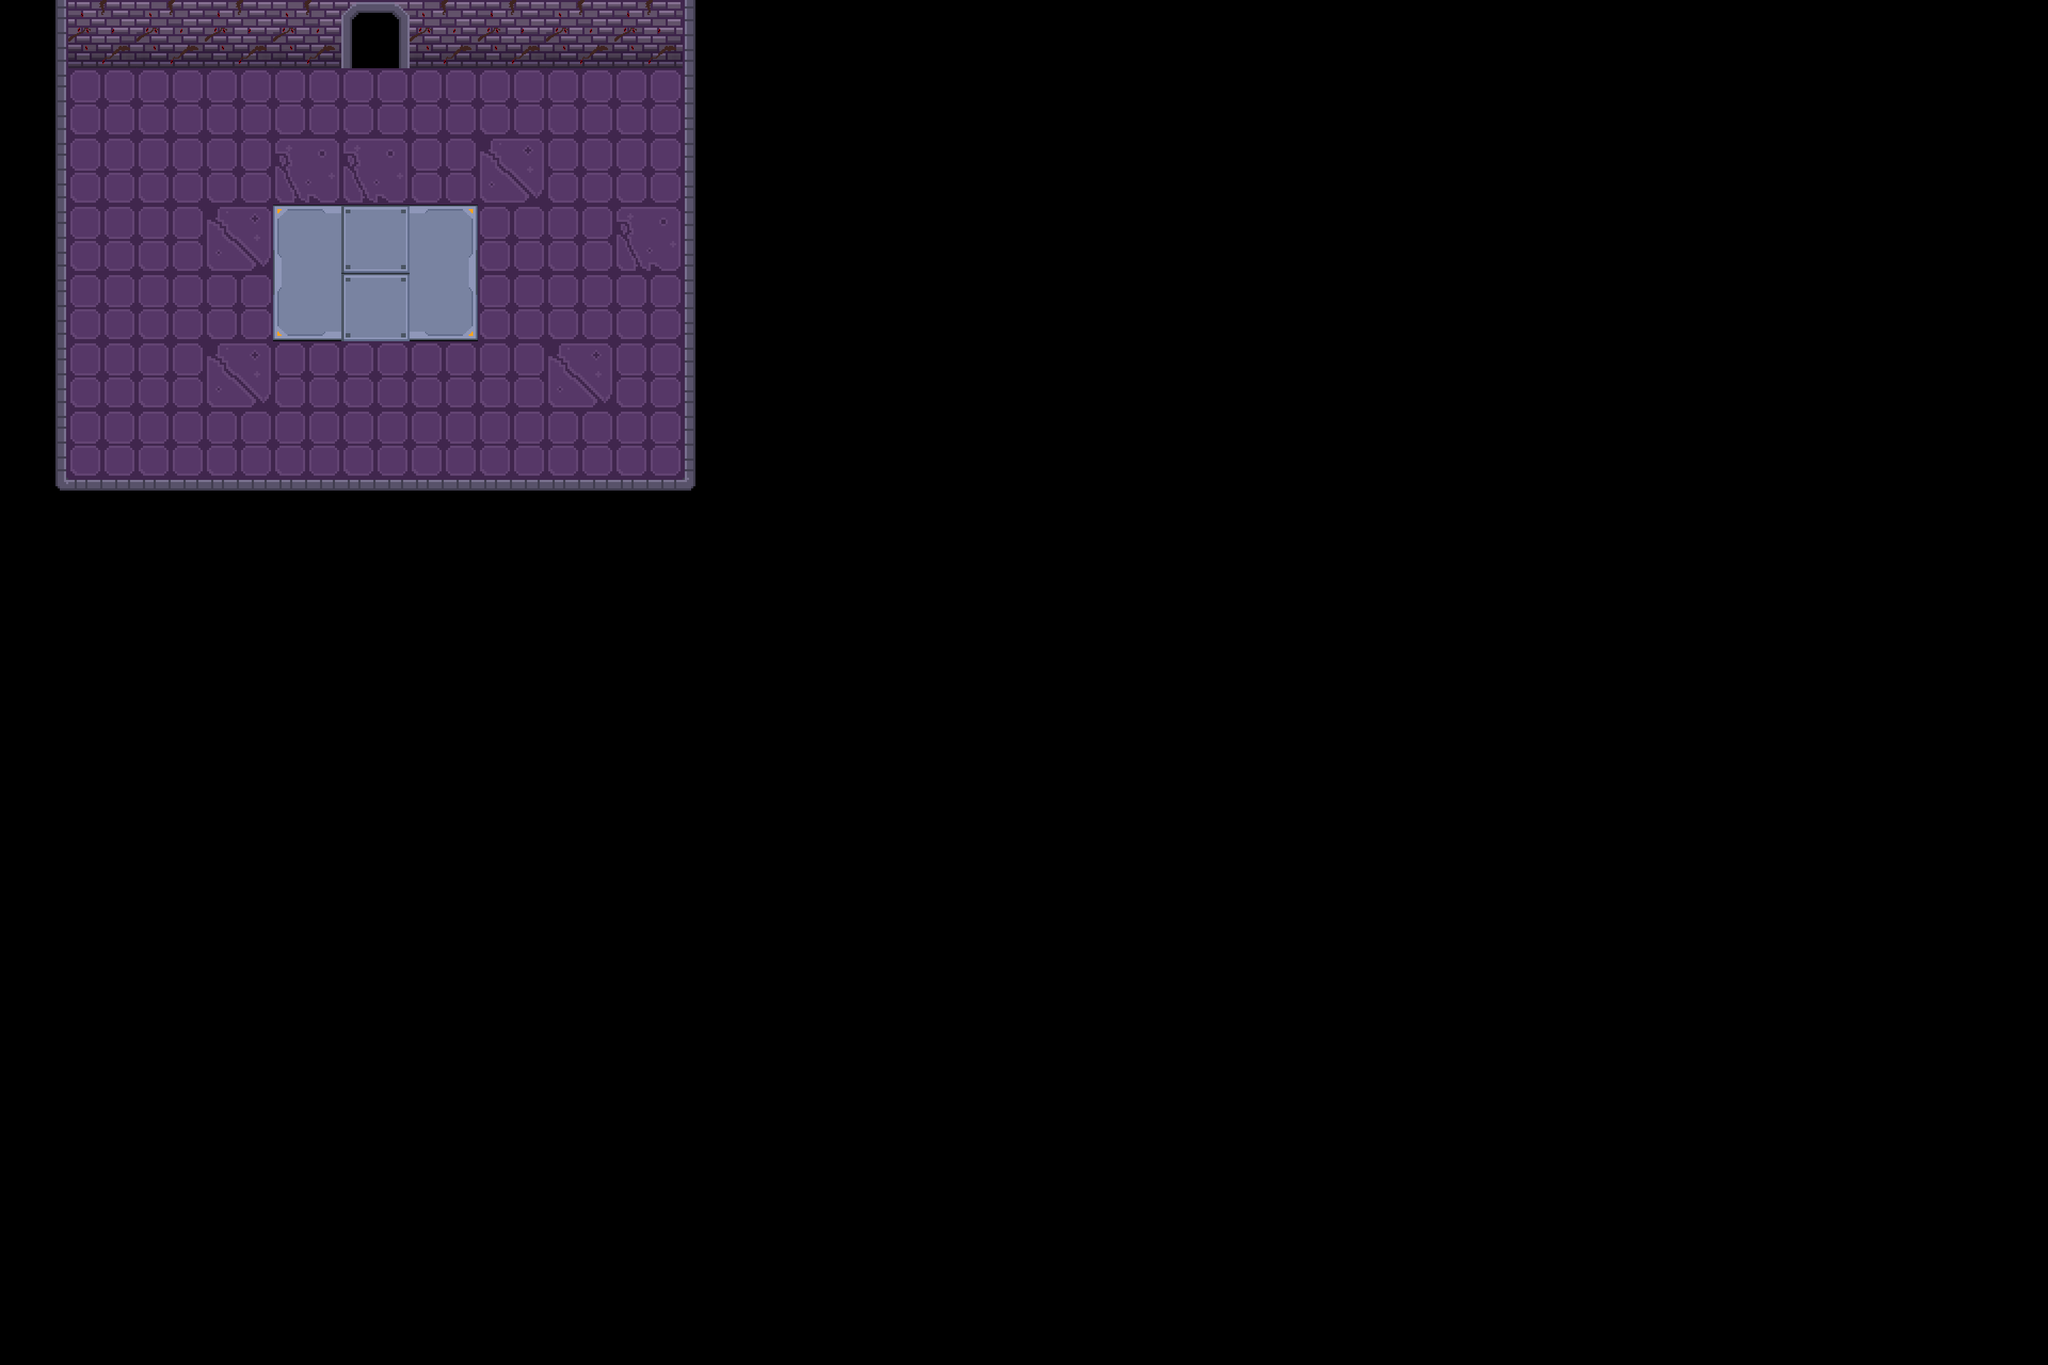

Tiled map render using the project's own tile images. Description and the whole map definition, tile-layer contents included, below:
An orthogonal 30x20 tile map with 128x128 px tiles, 5 tile layers (floor, wall, door, objects, ...), 2 tilesets and 3 objects (capecao, player, maze).

<map version="1.10" tiledversion="1.11.0" orientation="orthogonal" renderorder="right-down" width="30" height="20" tilewidth="128" tileheight="128" infinite="0" nextlayerid="11" nextobjectid="11">
 <tileset firstgid="1" source="dungeon_tile2.tsx" />
 <tileset firstgid="626" source="dungeon_tile.tsx" />
 <layer id="1" name="floor" width="30" height="20">
  <data encoding="csv">
0,0,0,0,0,0,0,0,0,0,0,0,0,0,0,0,0,0,0,0,0,0,0,0,0,0,0,0,0,0,
0,59,59,59,59,59,59,59,59,59,0,0,0,0,0,0,0,0,0,0,0,0,0,0,0,0,0,0,0,0,
0,59,59,59,60,60,59,58,59,59,0,0,0,0,0,0,0,0,0,0,0,0,0,0,0,0,0,0,0,0,
0,59,59,58,104,108,105,59,59,60,0,0,0,0,0,0,0,0,0,0,0,0,0,0,0,0,0,0,0,0,
0,59,59,59,129,108,130,59,59,59,0,0,0,0,0,0,0,0,0,0,0,0,0,0,0,0,0,0,0,0,
0,59,59,58,59,59,59,59,58,59,0,0,0,0,0,0,0,0,0,0,0,0,0,0,0,0,0,0,0,0,
0,59,59,59,59,59,59,59,59,59,0,0,0,0,0,0,0,0,0,0,0,0,0,0,0,0,0,0,0,0,
0,0,0,0,0,0,0,0,0,0,0,0,0,0,0,0,0,0,0,0,0,0,0,0,0,0,0,0,0,0,
0,0,0,0,0,0,0,0,0,0,0,0,0,0,0,0,0,0,0,0,0,0,0,0,0,0,0,0,0,0,
0,0,0,0,0,0,0,0,0,0,0,0,0,0,0,0,0,0,0,0,0,0,0,0,0,0,0,0,0,0,
0,0,0,0,0,0,0,0,0,0,0,0,0,0,0,0,0,0,0,0,0,0,0,0,0,0,0,0,0,0,
0,0,0,0,0,0,0,0,0,0,0,0,0,0,0,0,0,0,0,0,0,0,0,0,0,0,0,0,0,0,
0,0,0,0,0,0,0,0,0,0,0,0,0,0,0,0,0,0,0,0,0,0,0,0,0,0,0,0,0,0,
0,0,0,0,0,0,0,0,0,0,0,0,0,0,0,0,0,0,0,0,0,0,0,0,0,0,0,0,0,0,
0,0,0,0,0,0,0,0,0,0,0,0,0,0,0,0,0,0,0,0,0,0,0,0,0,0,0,0,0,0,
0,0,0,0,0,0,0,0,0,0,0,0,0,0,0,0,0,0,0,0,0,0,0,0,0,0,0,0,0,0,
0,0,0,0,0,0,0,0,0,0,0,0,0,0,0,0,0,0,0,0,0,0,0,0,0,0,0,0,0,0,
0,0,0,0,0,0,0,0,0,0,0,0,0,0,0,0,0,0,0,0,0,0,0,0,0,0,0,0,0,0,
0,0,0,0,0,0,0,0,0,0,0,0,0,0,0,0,0,0,0,0,0,0,0,0,0,0,0,0,0,0,
0,0,0,0,0,0,0,0,0,0,0,0,0,0,0,0,0,0,0,0,0,0,0,0,0,0,0,0,0,0
</data>
 </layer>
 <layer id="2" name="wall" width="30" height="20">
  <data encoding="csv">
663,3,77,3,77,3,77,3,77,3,3221225555,0,0,0,0,0,0,0,0,0,0,0,0,0,0,0,0,0,0,0,
663,0,0,0,0,0,0,0,0,0,3221225555,0,0,0,0,0,0,0,0,0,0,0,0,0,0,0,0,0,0,0,
663,0,0,0,0,0,0,0,0,0,3221225555,0,0,0,0,0,0,0,0,0,0,0,0,0,0,0,0,0,0,0,
663,0,0,0,0,0,0,0,0,0,3221225555,0,0,0,0,0,0,0,0,0,0,0,0,0,0,0,0,0,0,0,
663,0,0,0,0,0,0,0,0,0,3221225555,0,0,0,0,0,0,0,0,0,0,0,0,0,0,0,0,0,0,0,
663,0,0,0,0,0,0,0,0,0,3221225555,0,0,0,0,0,0,0,0,0,0,0,0,0,0,0,0,0,0,0,
663,0,0,0,0,0,0,0,0,0,3221225555,0,0,0,0,0,0,0,0,0,0,0,0,0,0,0,0,0,0,0,
3221225479,1610612819,1610612819,1610612819,1610612819,1610612819,1610612819,1610612819,1610612819,1610612819,2684354567,0,0,0,0,0,0,0,0,0,0,0,0,0,0,0,0,0,0,0,
0,0,0,0,0,0,0,0,0,0,0,0,0,0,0,0,0,0,0,0,0,0,0,0,0,0,0,0,0,0,
0,0,0,0,0,0,0,0,0,0,0,0,0,0,0,0,0,0,0,0,0,0,0,0,0,0,0,0,0,0,
0,0,0,0,0,0,0,0,0,0,0,0,0,0,0,0,0,0,0,0,0,0,0,0,0,0,0,0,0,0,
0,0,0,0,0,0,0,0,0,0,0,0,0,0,0,0,0,0,0,0,0,0,0,0,0,0,0,0,0,0,
0,0,0,0,0,0,0,0,0,0,0,0,0,0,0,0,0,0,0,0,0,0,0,0,0,0,0,0,0,0,
0,0,0,0,0,0,0,0,0,0,0,0,0,0,0,0,0,0,0,0,0,0,0,0,0,0,0,0,0,0,
0,0,0,0,0,0,0,0,0,0,0,0,0,0,0,0,0,0,0,0,0,0,0,0,0,0,0,0,0,0,
0,0,0,0,0,0,0,0,0,0,0,0,0,0,0,0,0,0,0,0,0,0,0,0,0,0,0,0,0,0,
0,0,0,0,0,0,0,0,0,0,0,0,0,0,0,0,0,0,0,0,0,0,0,0,0,0,0,0,0,0,
0,0,0,0,0,0,0,0,0,0,0,0,0,0,0,0,0,0,0,0,0,0,0,0,0,0,0,0,0,0,
0,0,0,0,0,0,0,0,0,0,0,0,0,0,0,0,0,0,0,0,0,0,0,0,0,0,0,0,0,0,
0,0,0,0,0,0,0,0,0,0,0,0,0,0,0,0,0,0,0,0,0,0,0,0,0,0,0,0,0,0
</data>
 </layer>
 <layer id="3" name="door" width="30" height="20">
  <data encoding="csv">
0,0,0,0,0,53,0,0,0,0,0,0,0,0,0,0,0,0,0,0,0,0,0,0,0,0,0,0,0,0,
0,0,0,0,0,0,0,0,0,0,0,0,0,0,0,0,0,0,0,0,0,0,0,0,0,0,0,0,0,0,
0,0,0,0,0,0,0,0,0,0,0,0,0,0,0,0,0,0,0,0,0,0,0,0,0,0,0,0,0,0,
0,0,0,0,0,0,0,0,0,0,0,0,0,0,0,0,0,0,0,0,0,0,0,0,0,0,0,0,0,0,
0,0,0,0,0,0,0,0,0,0,0,0,0,0,0,0,0,0,0,0,0,0,0,0,0,0,0,0,0,0,
0,0,0,0,0,0,0,0,0,0,0,0,0,0,0,0,0,0,0,0,0,0,0,0,0,0,0,0,0,0,
0,0,0,0,0,0,0,0,0,0,0,0,0,0,0,0,0,0,0,0,0,0,0,0,0,0,0,0,0,0,
0,0,0,0,0,0,0,0,0,0,0,0,0,0,0,0,0,0,0,0,0,0,0,0,0,0,0,0,0,0,
0,0,0,0,0,0,0,0,0,0,0,0,0,0,0,0,0,0,0,0,0,0,0,0,0,0,0,0,0,0,
0,0,0,0,0,0,0,0,0,0,0,0,0,0,0,0,0,0,0,0,0,0,0,0,0,0,0,0,0,0,
0,0,0,0,0,0,0,0,0,0,0,0,0,0,0,0,0,0,0,0,0,0,0,0,0,0,0,0,0,0,
0,0,0,0,0,0,0,0,0,0,0,0,0,0,0,0,0,0,0,0,0,0,0,0,0,0,0,0,0,0,
0,0,0,0,0,0,0,0,0,0,0,0,0,0,0,0,0,0,0,0,0,0,0,0,0,0,0,0,0,0,
0,0,0,0,0,0,0,0,0,0,0,0,0,0,0,0,0,0,0,0,0,0,0,0,0,0,0,0,0,0,
0,0,0,0,0,0,0,0,0,0,0,0,0,0,0,0,0,0,0,0,0,0,0,0,0,0,0,0,0,0,
0,0,0,0,0,0,0,0,0,0,0,0,0,0,0,0,0,0,0,0,0,0,0,0,0,0,0,0,0,0,
0,0,0,0,0,0,0,0,0,0,0,0,0,0,0,0,0,0,0,0,0,0,0,0,0,0,0,0,0,0,
0,0,0,0,0,0,0,0,0,0,0,0,0,0,0,0,0,0,0,0,0,0,0,0,0,0,0,0,0,0,
0,0,0,0,0,0,0,0,0,0,0,0,0,0,0,0,0,0,0,0,0,0,0,0,0,0,0,0,0,0,
0,0,0,0,0,0,0,0,0,0,0,0,0,0,0,0,0,0,0,0,0,0,0,0,0,0,0,0,0,0
</data>
 </layer>
 <layer id="4" name="objects" width="30" height="20">
  <data encoding="csv">
0,79,79,79,79,0,79,79,79,79,0,0,0,0,0,0,0,0,0,0,0,0,0,0,0,0,0,0,0,0,
0,0,0,0,0,0,0,0,0,0,0,0,0,0,0,0,0,0,0,0,0,0,0,0,0,0,0,0,0,0,
0,0,0,0,0,0,0,0,0,0,0,0,0,0,0,0,0,0,0,0,0,0,0,0,0,0,0,0,0,0,
0,0,0,0,0,0,0,0,0,0,0,0,0,0,0,0,0,0,0,0,0,0,0,0,0,0,0,0,0,0,
0,0,0,0,0,0,0,0,0,0,0,0,0,0,0,0,0,0,0,0,0,0,0,0,0,0,0,0,0,0,
0,0,0,0,0,0,0,0,0,0,0,0,0,0,0,0,0,0,0,0,0,0,0,0,0,0,0,0,0,0,
0,0,0,0,0,0,0,0,0,0,0,0,0,0,0,0,0,0,0,0,0,0,0,0,0,0,0,0,0,0,
0,0,0,0,0,0,0,0,0,0,0,0,0,0,0,0,0,0,0,0,0,0,0,0,0,0,0,0,0,0,
0,0,0,0,0,0,0,0,0,0,0,0,0,0,0,0,0,0,0,0,0,0,0,0,0,0,0,0,0,0,
0,0,0,0,0,0,0,0,0,0,0,0,0,0,0,0,0,0,0,0,0,0,0,0,0,0,0,0,0,0,
0,0,0,0,0,0,0,0,0,0,0,0,0,0,0,0,0,0,0,0,0,0,0,0,0,0,0,0,0,0,
0,0,0,0,0,0,0,0,0,0,0,0,0,0,0,0,0,0,0,0,0,0,0,0,0,0,0,0,0,0,
0,0,0,0,0,0,0,0,0,0,0,0,0,0,0,0,0,0,0,0,0,0,0,0,0,0,0,0,0,0,
0,0,0,0,0,0,0,0,0,0,0,0,0,0,0,0,0,0,0,0,0,0,0,0,0,0,0,0,0,0,
0,0,0,0,0,0,0,0,0,0,0,0,0,0,0,0,0,0,0,0,0,0,0,0,0,0,0,0,0,0,
0,0,0,0,0,0,0,0,0,0,0,0,0,0,0,0,0,0,0,0,0,0,0,0,0,0,0,0,0,0,
0,0,0,0,0,0,0,0,0,0,0,0,0,0,0,0,0,0,0,0,0,0,0,0,0,0,0,0,0,0,
0,0,0,0,0,0,0,0,0,0,0,0,0,0,0,0,0,0,0,0,0,0,0,0,0,0,0,0,0,0,
0,0,0,0,0,0,0,0,0,0,0,0,0,0,0,0,0,0,0,0,0,0,0,0,0,0,0,0,0,0,
0,0,0,0,0,0,0,0,0,0,0,0,0,0,0,0,0,0,0,0,0,0,0,0,0,0,0,0,0,0
</data>
 </layer>
 <layer id="10" name="puzzle" width="30" height="20">
  <data encoding="csv">
0,0,0,0,0,0,0,0,0,0,0,0,0,0,0,0,0,0,0,0,0,0,0,0,0,0,0,0,0,0,
0,0,0,0,0,0,0,0,0,0,0,0,0,0,0,0,0,0,0,0,0,0,0,0,0,0,0,0,0,0,
0,0,0,0,0,0,0,0,0,0,0,0,0,0,0,0,0,0,0,0,0,0,0,0,0,0,0,0,0,0,
0,0,0,0,0,187,0,0,0,0,0,0,0,0,0,0,0,0,0,0,0,0,0,0,0,0,0,0,0,0,
0,0,0,0,0,212,0,0,0,0,0,0,0,0,0,0,0,0,0,0,0,0,0,0,0,0,0,0,0,0,
0,0,0,0,0,0,0,0,0,0,0,0,0,0,0,0,0,0,0,0,0,0,0,0,0,0,0,0,0,0,
0,0,0,0,0,0,0,0,0,0,0,0,0,0,0,0,0,0,0,0,0,0,0,0,0,0,0,0,0,0,
0,0,0,0,0,0,0,0,0,0,0,0,0,0,0,0,0,0,0,0,0,0,0,0,0,0,0,0,0,0,
0,0,0,0,0,0,0,0,0,0,0,0,0,0,0,0,0,0,0,0,0,0,0,0,0,0,0,0,0,0,
0,0,0,0,0,0,0,0,0,0,0,0,0,0,0,0,0,0,0,0,0,0,0,0,0,0,0,0,0,0,
0,0,0,0,0,0,0,0,0,0,0,0,0,0,0,0,0,0,0,0,0,0,0,0,0,0,0,0,0,0,
0,0,0,0,0,0,0,0,0,0,0,0,0,0,0,0,0,0,0,0,0,0,0,0,0,0,0,0,0,0,
0,0,0,0,0,0,0,0,0,0,0,0,0,0,0,0,0,0,0,0,0,0,0,0,0,0,0,0,0,0,
0,0,0,0,0,0,0,0,0,0,0,0,0,0,0,0,0,0,0,0,0,0,0,0,0,0,0,0,0,0,
0,0,0,0,0,0,0,0,0,0,0,0,0,0,0,0,0,0,0,0,0,0,0,0,0,0,0,0,0,0,
0,0,0,0,0,0,0,0,0,0,0,0,0,0,0,0,0,0,0,0,0,0,0,0,0,0,0,0,0,0,
0,0,0,0,0,0,0,0,0,0,0,0,0,0,0,0,0,0,0,0,0,0,0,0,0,0,0,0,0,0,
0,0,0,0,0,0,0,0,0,0,0,0,0,0,0,0,0,0,0,0,0,0,0,0,0,0,0,0,0,0,
0,0,0,0,0,0,0,0,0,0,0,0,0,0,0,0,0,0,0,0,0,0,0,0,0,0,0,0,0,0,
0,0,0,0,0,0,0,0,0,0,0,0,0,0,0,0,0,0,0,0,0,0,0,0,0,0,0,0,0,0
</data>
 </layer>
 <objectgroup id="7" name="capecao">
  <object id="5" name="capecao" x="198" y="194" />
 </objectgroup>
 <objectgroup id="5" name="player">
  <object id="1" name="player" x="704" y="152" />
 </objectgroup>
 <objectgroup id="6" name="door">
  <object id="2" name="maze" x="702" y="52" />
 </objectgroup>
</map>
